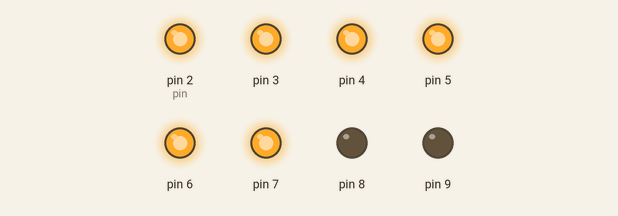
Recording of a sketch running on a simulated Arduino Uno, built with avr-gcc and run on an emulated ATmega328P. On the bench: output pins drawn as LEDs (lit = HIGH).

Above: at 0.5 s.
At 2.5 s:
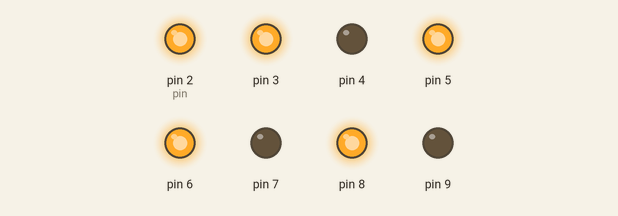
At 3.5 s:
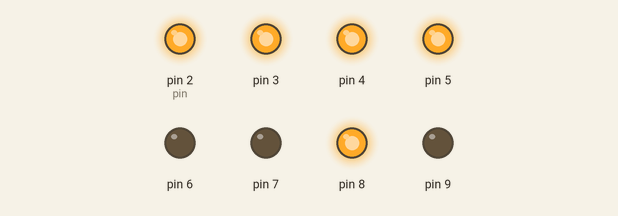
At 5.5 s:
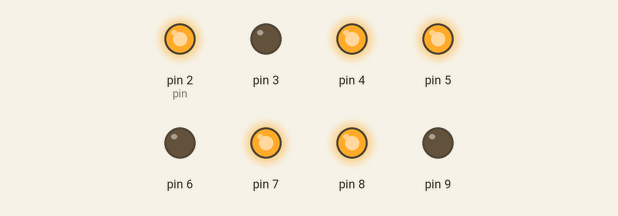
At 8.5 s:
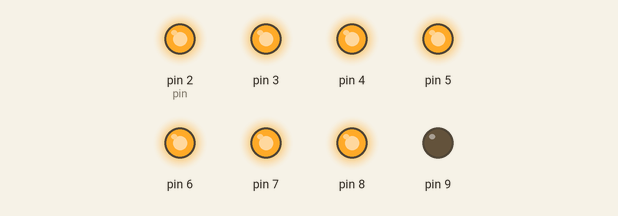
At 11.5 s:
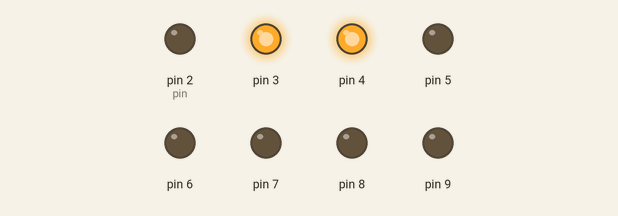
Timing chart, 0 to 13.0 s (numbered marks = the images above):
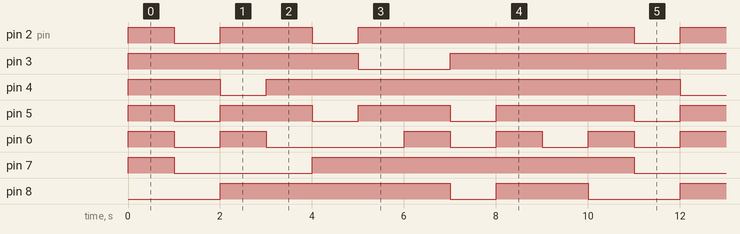

The sketch:

202211040_Bsh_7segment_single.ino
```cpp
byte numbers[10][8]= {
{1, 1, 1, 1, 1, 1, 0, 0}, // 0
{0, 1, 1, 0, 0, 0, 0, 0}, // 1
{1, 1, 0, 1, 1, 0, 1, 0}, // 2
{1, 1, 1, 1, 0, 0, 1, 0}, // 3
{0, 1, 1, 0, 0, 1, 1, 0}, // 4
{1, 0, 1, 1, 0, 1, 1, 0}, // 5
{1, 0, 1, 1, 1, 1, 1, 0}, // 6
{1, 1, 1, 0, 0, 1, 0, 0}, // 7
{1, 1, 1, 1, 1, 1, 1, 0}, // 8
{1, 1, 1, 1, 0, 1, 1, 0} // 9
};

int pin = 2;
int num = 0;
void setup() {
    for (int i = 2; i <= 9; i++) {
        pinMode(i, OUTPUT);
    }
    digitalWrite(9, HIGH);
}
void loop() {
    for(int i = 0; i < 8; i++) {
        digitalWrite(pin+i, numbers[num][i]);
    }
    num++;
    if (num > 9) num = 0;
    delay(1000);
}
```

Measured:
- by itself, pin 2 (pin): repeats every 10.0 s: LOW 1.0 s, HIGH 2.0 s, LOW 1.0 s, HIGH 6.0 s
- by itself, pin 3: repeats every 10.0 s: LOW 2.0 s, HIGH 8.0 s
- by itself, pin 4: repeats every 10.0 s: LOW 1.0 s, HIGH 9.0 s
- by itself, pin 5: repeats every 10.0 s: 2 × (LOW 1.0 s, HIGH 2.0 s), LOW 1.0 s, HIGH 3.0 s
- by itself, pin 6: repeats every 10.0 s: LOW 1.0 s, HIGH 1.0 s, LOW 3.0 s, 2 × (HIGH 1.0 s, LOW 1.0 s), HIGH 1.0 s
- by itself, pin 7: repeats every 10.0 s: LOW 3.0 s, HIGH 7.0 s
- by itself, pin 8: repeats every 10.0 s: LOW 1.0 s, HIGH 2.0 s, LOW 2.0 s, HIGH 5.0 s
